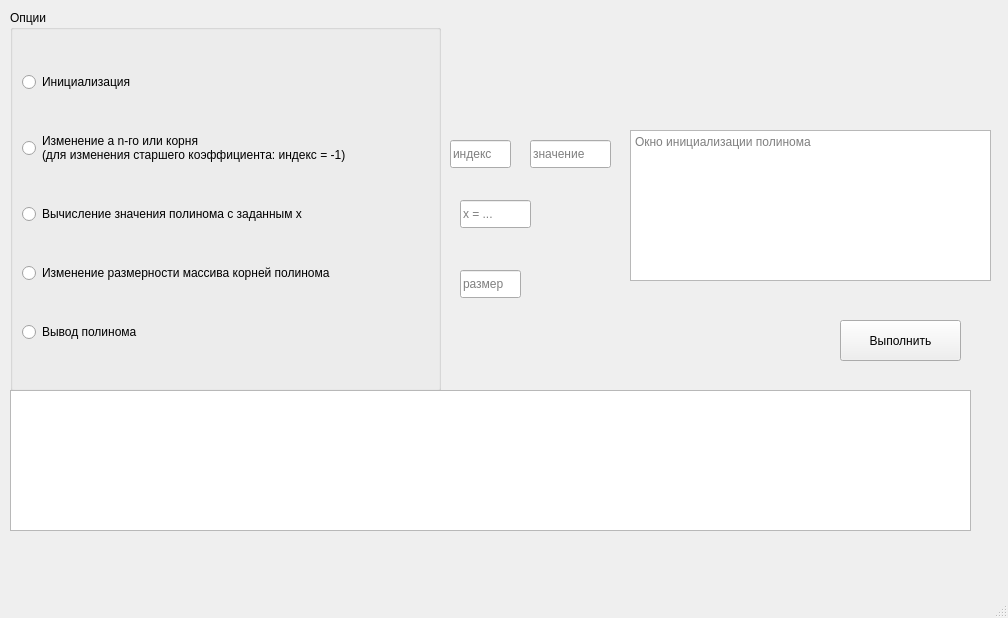
<?xml version="1.0" encoding="UTF-8"?>
<ui version="4.0">
 <class>MainWindow</class>
 <widget class="QMainWindow" name="MainWindow">
  <property name="geometry">
   <rect>
    <x>0</x>
    <y>0</y>
    <width>1008</width>
    <height>618</height>
   </rect>
  </property>
  <property name="windowTitle">
   <string>MainWindow</string>
  </property>
  <widget class="QWidget" name="centralwidget">
   <widget class="QGroupBox" name="optionsBox">
    <property name="geometry">
     <rect>
      <x>10</x>
      <y>10</y>
      <width>431</width>
      <height>381</height>
     </rect>
    </property>
    <property name="title">
     <string>Опции</string>
    </property>
    <layout class="QVBoxLayout" name="verticalLayout">
     <item>
      <widget class="QRadioButton" name="initRadio">
       <property name="text">
        <string>Инициализация</string>
       </property>
      </widget>
     </item>
     <item>
      <widget class="QRadioButton" name="editRadio">
       <property name="sizePolicy">
        <sizepolicy hsizetype="Minimum" vsizetype="Fixed">
         <horstretch>0</horstretch>
         <verstretch>0</verstretch>
        </sizepolicy>
       </property>
       <property name="text">
        <string>Изменение a n-го или корня 
(для изменения старшего коэффициента: индекс = -1)</string>
       </property>
      </widget>
     </item>
     <item>
      <widget class="QRadioButton" name="evalRadio">
       <property name="text">
        <string>Вычисление значения полинома с заданным x</string>
       </property>
      </widget>
     </item>
     <item>
      <widget class="QRadioButton" name="resizeRadio">
       <property name="text">
        <string>Изменение размерности массива корней полинома</string>
       </property>
      </widget>
     </item>
     <item>
      <widget class="QRadioButton" name="outputRadio">
       <property name="text">
        <string>Вывод полинома</string>
       </property>
      </widget>
     </item>
    </layout>
   </widget>
   <widget class="QTextBrowser" name="outbutBrowser">
    <property name="geometry">
     <rect>
      <x>10</x>
      <y>390</y>
      <width>961</width>
      <height>141</height>
     </rect>
    </property>
   </widget>
   <widget class="QPushButton" name="pushButton">
    <property name="geometry">
     <rect>
      <x>840</x>
      <y>320</y>
      <width>121</width>
      <height>41</height>
     </rect>
    </property>
    <property name="text">
     <string>Выполнить</string>
    </property>
   </widget>
   <widget class="QTextEdit" name="textEdit">
    <property name="geometry">
     <rect>
      <x>630</x>
      <y>130</y>
      <width>361</width>
      <height>151</height>
     </rect>
    </property>
    <property name="placeholderText">
     <string>Окно инициализации полинома</string>
    </property>
   </widget>
   <widget class="QLineEdit" name="xEdit">
    <property name="geometry">
     <rect>
      <x>460</x>
      <y>200</y>
      <width>71</width>
      <height>28</height>
     </rect>
    </property>
    <property name="placeholderText">
     <string>x = ...</string>
    </property>
   </widget>
   <widget class="QLineEdit" name="idxEdit">
    <property name="enabled">
     <bool>true</bool>
    </property>
    <property name="geometry">
     <rect>
      <x>450</x>
      <y>140</y>
      <width>61</width>
      <height>28</height>
     </rect>
    </property>
    <property name="placeholderText">
     <string>индекс</string>
    </property>
   </widget>
   <widget class="QLineEdit" name="valEdit">
    <property name="geometry">
     <rect>
      <x>530</x>
      <y>140</y>
      <width>81</width>
      <height>28</height>
     </rect>
    </property>
    <property name="placeholderText">
     <string>значение</string>
    </property>
   </widget>
   <widget class="QLineEdit" name="sizeEdit">
    <property name="geometry">
     <rect>
      <x>460</x>
      <y>270</y>
      <width>61</width>
      <height>28</height>
     </rect>
    </property>
    <property name="placeholderText">
     <string>размер</string>
    </property>
   </widget>
  </widget>
  <widget class="QMenuBar" name="menubar">
   <property name="geometry">
    <rect>
     <x>0</x>
     <y>0</y>
     <width>1008</width>
     <height>25</height>
    </rect>
   </property>
  </widget>
  <widget class="QStatusBar" name="statusbar"/>
 </widget>
 <resources/>
 <connections/>
</ui>
